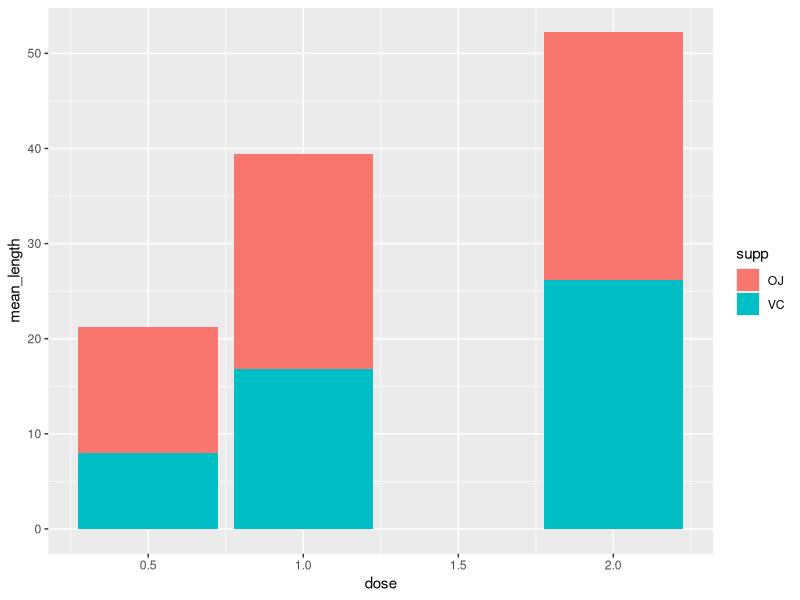
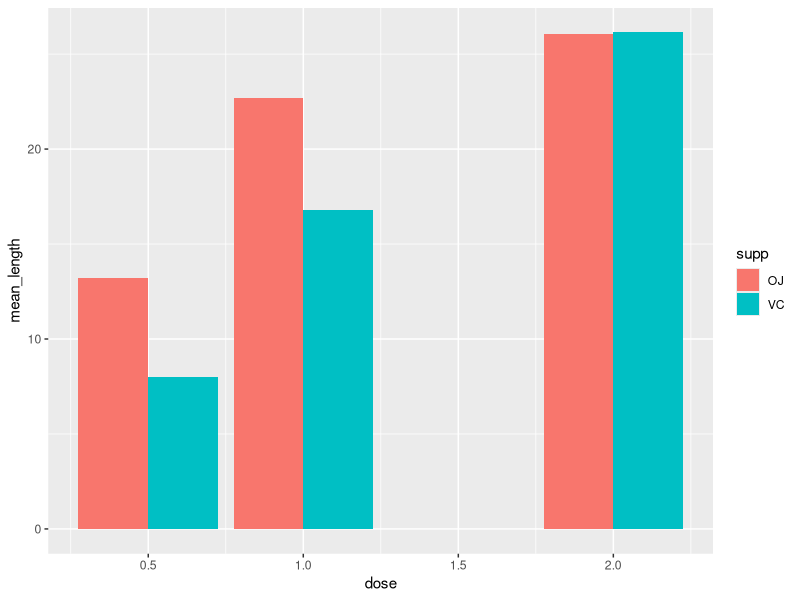
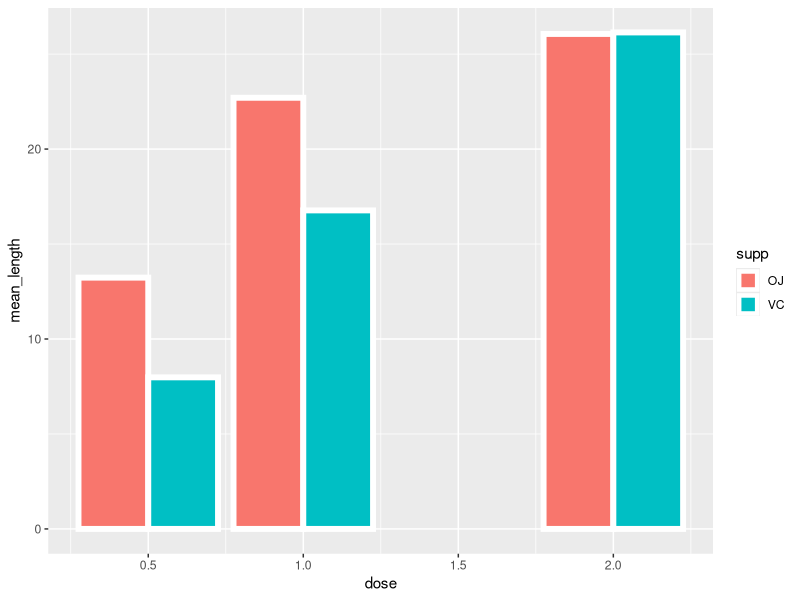
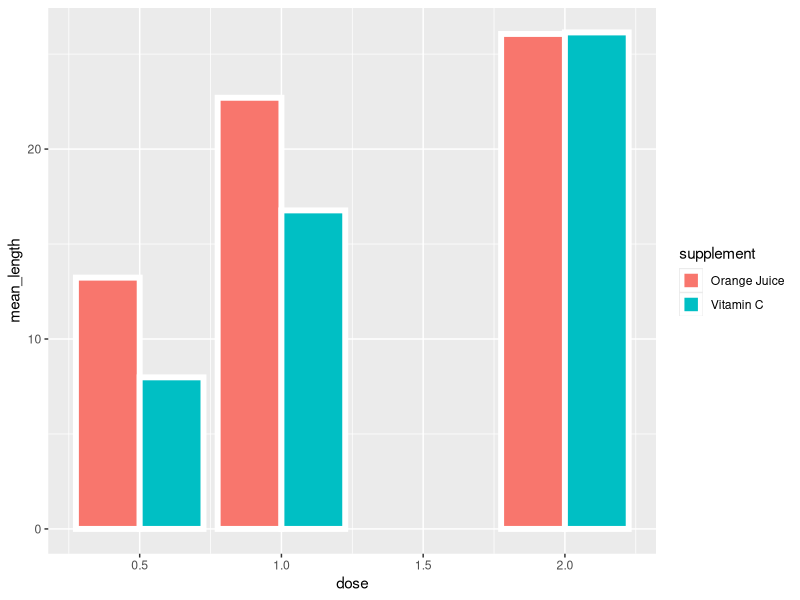
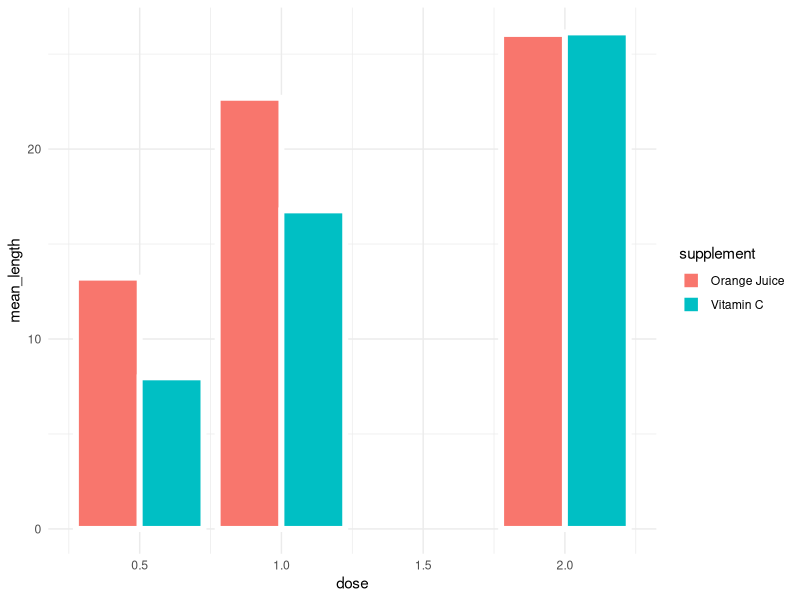
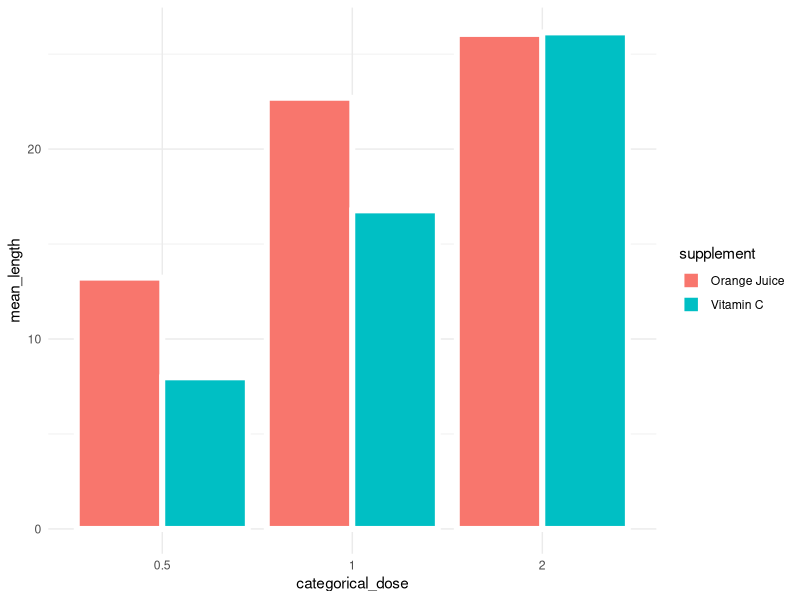
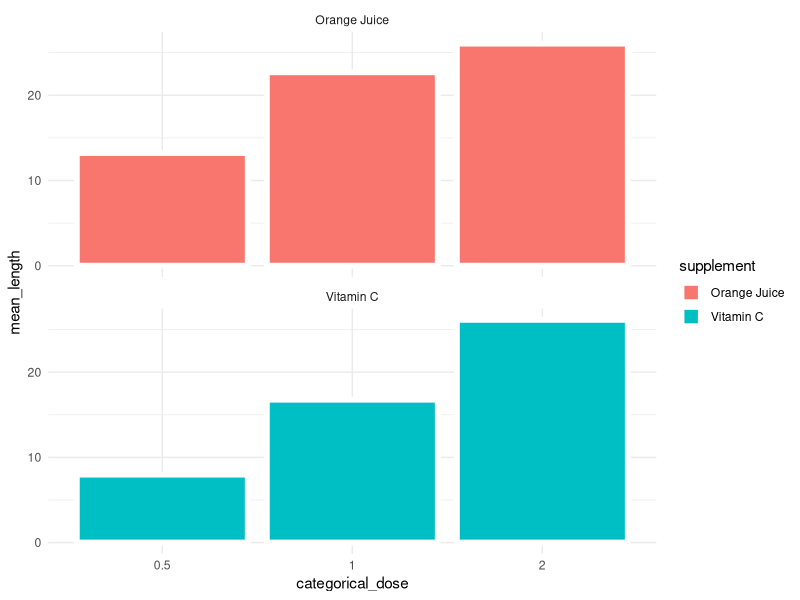
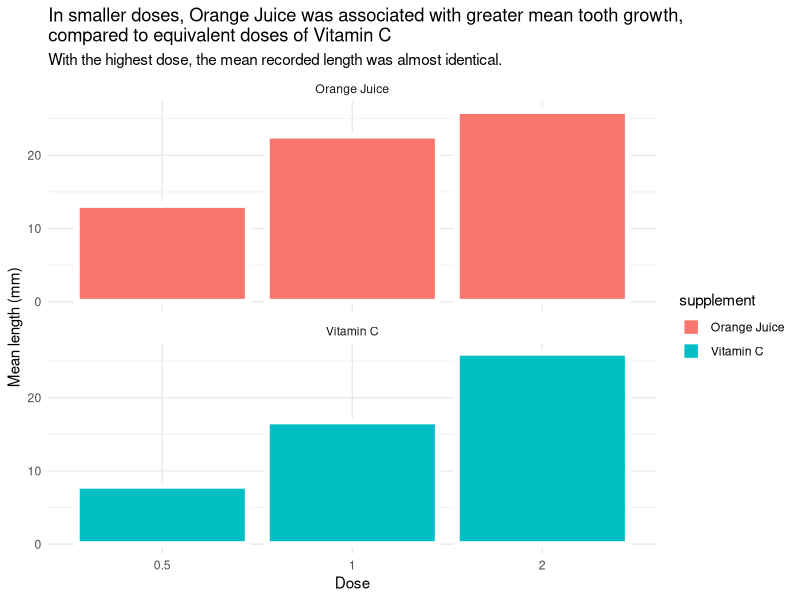

Here is the R script that generated these plots, in order:
# Packages
library(tidyverse)
library(magrittr)

# Data
data("ToothGrowth")
head(ToothGrowth)

# Plot 1

ToothGrowth %>%
  group_by(supp, dose) %>%
  summarise(mean_length = mean(len)) %>%
  ggplot(aes(x = dose,
             y = mean_length,
             fill = supp)) +
  geom_bar(stat = "identity")

# Plot 2
ToothGrowth %>%
  group_by(supp, dose) %>%
  summarise(mean_length = mean(len)) %>%
  ggplot(aes(x = dose,
             y = mean_length,
             fill = supp)) +
  geom_bar(stat = "identity",
           position = "dodge")

# Plot 3
ToothGrowth %>%
  group_by(supp, dose) %>%
  summarise(mean_length = mean(len)) %>%
  ggplot(aes(x = dose,
             y = mean_length,
             fill = supp)) +
  geom_bar(stat = "identity",
           position = "dodge", 
           colour = "#FFFFFF",
           size = 2)

# Plot 4
ToothGrowth %>%
  mutate(supplement = 
           case_when(supp == "OJ" ~ "Orange Juice",
                     supp == "VC" ~ "Vitamin C",
                     TRUE ~ as.character(supp))) %>%
  group_by(supplement, dose) %>%
  summarise(mean_length = mean(len)) %>%
  ggplot(aes(x = dose,
             y = mean_length,
             fill = supplement)) +
  geom_bar(stat = "identity",
           position = "dodge", 
           colour = "#FFFFFF",
           size = 2)

# Plot 5
ToothGrowth %>%
  mutate(supplement = 
           case_when(supp == "OJ" ~ "Orange Juice", supp == "VC" ~ "Vitamin C", TRUE ~ as.character(supp))) %>%
  group_by(supplement, dose) %>%
  summarise(mean_length = mean(len)) %>%
  ggplot(aes(x = dose,
             y = mean_length,
             fill = supplement)) +
  geom_bar(stat = "identity",
           position = "dodge", 
           colour = "#FFFFFF",
           size = 2) +
  theme_minimal()

# Plot 6
ToothGrowth %>%
  mutate(supplement = case_when(supp == "OJ" ~ "Orange Juice", supp == "VC" ~ "Vitamin C", TRUE ~ as.character(supp))) %>%
  group_by(supplement, dose) %>%
  summarise(mean_length = mean(len)) %>%
  mutate(categorical_dose = factor(dose)) %>%
  ggplot(aes(x = categorical_dose,
             y = mean_length,
             fill = supplement)) +
  geom_bar(stat = "identity",
           position = "dodge",
           colour = "#FFFFFF", 
           size = 2) +
  theme_minimal()

# Plot 7
ToothGrowth %>%
  mutate(supplement = case_when(supp == "OJ" ~ "Orange Juice", supp == "VC" ~ "Vitamin C", TRUE ~ as.character(supp))) %>%
  group_by(supplement, dose) %>%
  summarise(mean_length = mean(len)) %>%
  mutate(categorical_dose = factor(dose)) %>%
  ggplot(aes(x = categorical_dose,
             y = mean_length,
             fill = supplement)) +
  geom_bar(stat = "identity",
           colour = "#FFFFFF", 
           size = 2) + 
  facet_wrap(supplement ~ ., ncol = 1) +
  theme_minimal()

# Plot 8
ToothGrowth %>%
  mutate(supplement = case_when(supp == "OJ" ~ "Orange Juice", supp == "VC" ~ "Vitamin C", TRUE ~ as.character(supp))) %>%
  group_by(supplement, dose) %>%
  summarise(mean_length = mean(len)) %>%
  mutate(categorical_dose = factor(dose)) %>%
  ggplot(aes(x = categorical_dose,
             y = mean_length,
             fill = supplement)) +
  geom_bar(stat = "identity",
           colour = "#FFFFFF", 
           size = 2) + 
  labs(x = "Dose",
       y = "Mean length (mm)",
       title = "In smaller doses, Orange Juice was associated with greater mean tooth growth,
compared to equivalent doses of Vitamin C",
       subtitle = "With the highest dose, the mean recorded length was almost identical.") +
  facet_wrap(supplement ~ ., ncol = 1) +
  theme_minimal()

# Plot 9
ToothGrowth %>%
  mutate(supplement = case_when(supp == "OJ" ~ "Orange Juice", supp == "VC" ~ "Vitamin C", TRUE ~ as.character(supp))) %>%
  group_by(supplement, dose) %>%
  summarise(mean_length = mean(len)) %>%
  mutate(categorical_dose = factor(dose)) %>%
  ggplot(aes(x = categorical_dose,
             y = mean_length,
             fill = supplement)) +
  geom_bar(stat = "identity",
           colour = "#FFFFFF", 
           size = 2) + 
  labs(x = "Dose",
       y = "Mean length (mm)",
       title = "In smaller doses, Orange Juice was associated with greater mean tooth growth,
compared to equivalent doses of Vitamin C",
       subtitle = "With the highest dose, the mean recorded length was almost identical.") +
  scale_fill_manual(values = c("#fab909", 
                               "#E93603")) +
  facet_wrap(supplement ~ ., ncol = 1) +
  theme_minimal()

# Plot 10
ToothGrowth %>%
  mutate(supplement = case_when(supp == "OJ" ~ "Orange Juice", supp == "VC" ~ "Vitamin C", TRUE ~ as.character(supp))) %>%
  group_by(supplement, dose) %>%
  summarise(mean_length = mean(len)) %>%
  mutate(categorical_dose = factor(dose),
         supplement = 
           factor(supplement, 
                  levels = c("Vitamin C", 
                             "Orange Juice"))) %>%
  ggplot(aes(x = categorical_dose,
             y = mean_length,
             fill = supplement)) +
  geom_bar(stat = "identity",
           colour = "#FFFFFF", 
           size = 2) + 
  labs(x = "Dose",
       y = "Mean length (mm)",
       title = "In smaller doses, Orange Juice was associated with greater mean tooth growth,
compared to equivalent doses of Vitamin C",
       subtitle = "With the highest dose, the mean recorded length was almost identical.") +
  scale_fill_manual(values = c("#fab909", 
                               "#E93603")) +
  facet_wrap(supplement ~ ., ncol = 1) +
  theme_minimal()

# Plot 11
ToothGrowth %>%
  mutate(supplement = case_when(supp == "OJ" ~ "Orange Juice", supp == "VC" ~ "Vitamin C", TRUE ~ as.character(supp))) %>%
  group_by(supplement, dose) %>%
  summarise(mean_length = mean(len)) %>%
  mutate(categorical_dose = factor(dose),
         supplement = 
           factor(supplement, 
                  levels = c("Vitamin C", 
                             "Orange Juice"))) %>%
  ggplot(aes(x = categorical_dose,
             y = mean_length,
             fill = supplement)) +
  geom_bar(stat = "identity",
           colour = "#FFFFFF", 
           size = 2) + 
  labs(x = "Dose",
       y = "Mean length (mm)",
       title = "In smaller doses, Orange Juice was associated with greater mean tooth growth,
compared to equivalent doses of Vitamin C",
       subtitle = "With the highest dose, the mean recorded length was almost identical.") +
  scale_fill_manual(values = c("#fab909", 
                               "#E93603")) +
  coord_flip() +
  facet_wrap(supplement ~ ., ncol = 1) +
  theme_minimal()

# Plot 12
ToothGrowth %>%
  mutate(supplement = case_when(supp == "OJ" ~ "Orange Juice", supp == "VC" ~ "Vitamin C", TRUE ~ as.character(supp))) %>%
  group_by(supplement, dose) %>%
  summarise(mean_length = mean(len)) %>%
  mutate(categorical_dose = factor(dose),
         supplement = 
           factor(supplement, 
                  levels = c("Vitamin C", 
                             "Orange Juice"))) %>%
  ggplot(aes(x = categorical_dose,
             y = mean_length,
             fill = supplement)) +
  geom_bar(stat = "identity",
           colour = "#FFFFFF", 
           size = 2,
           aes(alpha=dose)) + 
  labs(x = "Dose",
       y = "Mean length (mm)",
       title = "In smaller doses, Orange Juice was associated with greater mean tooth growth,
compared to equivalent doses of Vitamin C",
       subtitle = "With the highest dose, the mean recorded length was almost identical.") +
  scale_fill_manual(values = c("#fab909", 
                               "#E93603")) +
  coord_flip() +
  facet_wrap(supplement ~ ., ncol = 1) +
  theme_minimal()

# Plot 13
ToothGrowth %>%
  mutate(supplement = case_when(supp == "OJ" ~ "Orange Juice", supp == "VC" ~ "Vitamin C", TRUE ~ as.character(supp))) %>%
  group_by(supplement, dose) %>%
  summarise(mean_length = mean(len)) %>%
  mutate(categorical_dose = factor(dose),
         supplement = 
           factor(supplement, 
                  levels = c("Vitamin C", 
                             "Orange Juice"))) %>%
  ggplot(aes(x = categorical_dose,
             y = mean_length,
             fill = supplement)) +
  geom_bar(stat = "identity",
           colour = "#FFFFFF", 
           size = 2,
           aes(alpha=dose)) + 
  labs(x = "Dose",
       y = "Mean length (mm)",
       title = "In smaller doses, Orange Juice was associated with greater mean tooth growth,
compared to equivalent doses of Vitamin C",
       subtitle = "With the highest dose, the mean recorded length was almost identical.") +
  scale_fill_manual(values = c("#fab909", 
                               "#E93603")) +
  scale_alpha(range = c(0.4, 1)) +
  coord_flip() +
  facet_wrap(supplement ~ ., ncol = 1) +
  theme_minimal()


